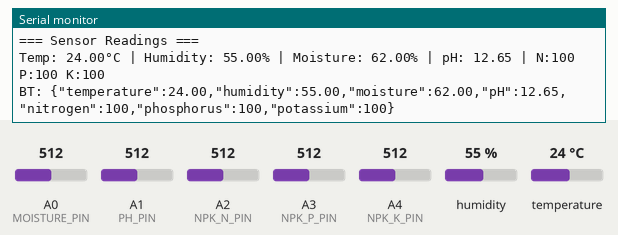
Simulated run of this sketch. Board: Arduino Uno, built with avr-gcc and run on an emulated ATmega328P. Parts: the last lines printed to the serial monitor. Inputs (shaded band) come from the test bench; at power-on: A3 (NPK_P_PIN) = 512, A0 (MOISTURE_PIN) = 512, A1 (PH_PIN) = 512, A2 (NPK_N_PIN) = 512, A4 (NPK_K_PIN) = 512, humidity 55 %, temperature 24 °C.

Above: at 8.8 s.
8.9 s: A3 (NPK_P_PIN) set to 55
At 9.72 s:
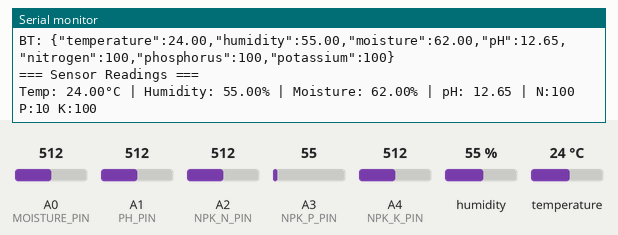
10.6 s: A3 (NPK_P_PIN) set to 47
At 11.8 s:
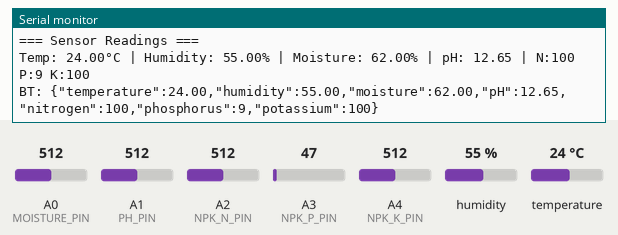
Timing chart, 0 to 13.3 s (numbered marks = the images above; inputs shaded):
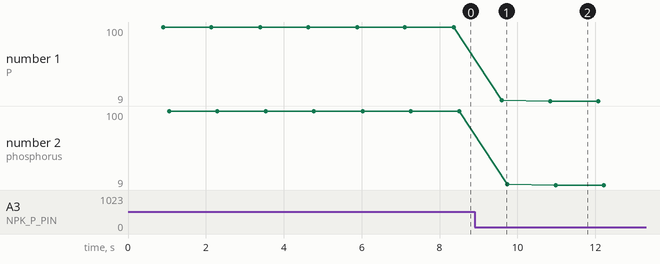

Measured:
- the behaviour switches between 52 and 51 on A3 (NPK_P_PIN) (found by bisection; images 1 and 2)
- after the input at 8.9 s, the serial monitor: prints a new line after 0.70 s (image 1)
- after the input at 10.6 s, the serial monitor: prints a new line after 0.25 s (image 2)
- plotted number 1: 100 → 10 after the input at 8.9 s, 10 → 9 after the input at 10.6 s
- plotted number 2: 100 → 10 after the input at 8.9 s, 10 → 9 after the input at 10.6 s

The sketch:

ARDUINO_CODE_COMPLETE.ino
```cpp
// ==========================================
// Smart Soil Analyzer - Arduino Code
// المحلل الذكي للتربة - كود أردوينو
// ==========================================

#include <DHT.h>
#include <SoftwareSerial.h>

#define DHTPIN 2
#define DHTTYPE DHT11
DHT dht(DHTPIN, DHTTYPE);

#define MOISTURE_PIN A0
#define PH_PIN A1
#define NPK_N_PIN A2
#define NPK_P_PIN A3
#define NPK_K_PIN A4

SoftwareSerial BTSerial(10, 11);

float temperature = 0.0;
float humidity = 0.0;
float moisture = 0;
float pH = 0.0;
int nitrogen = 0;
int phosphorus = 0;
int potassium = 0;

const float PH_CALIBRATION_OFFSET = 0.0;
const float PH_CALIBRATION_SLOPE = -5.70;

void setup() {
  Serial.begin(9600);
  delay(100);

  BTSerial.begin(9600);
  delay(100);

  dht.begin();
  delay(500);

  Serial.println("========================================");
  Serial.println("Smart Soil Analyzer - Initialized");
  Serial.println("محلل التربة الذكي - تم التهيئة");
  Serial.println("========================================\n");
}

void loop() {
  readDHT11();
  readMoisture();
  readPH();
  readNPK();

  printSerialData();
  sendBluetoothData();

  delay(1000);
}

void readDHT11() {
  temperature = dht.readTemperature();
  humidity = dht.readHumidity();

  if (isnan(temperature) || isnan(humidity)) {
    Serial.println("ERROR: DHT11 reading failed!");
    temperature = 0.0;
    humidity = 0.0;
  }
}

void readMoisture() {
  int rawValue = analogRead(MOISTURE_PIN);
  int minValue = 200;
  int maxValue = 1023;

  moisture = map(rawValue, maxValue, minValue, 0, 100);
  moisture = constrain(moisture, 0, 100);
}

void readPH() {
  int rawValue = analogRead(PH_PIN);
  pH = PH_CALIBRATION_SLOPE * (rawValue / 1024.0) + 15.50 + PH_CALIBRATION_OFFSET;
  pH = constrain(pH, 0.0, 14.0);
}

void readNPK() {
  int nRaw = analogRead(NPK_N_PIN);
  int pRaw = analogRead(NPK_P_PIN);
  int kRaw = analogRead(NPK_K_PIN);

  nitrogen = map(nRaw, 0, 1023, 0, 200);
  phosphorus = map(pRaw, 0, 1023, 0, 200);
  potassium = map(kRaw, 0, 1023, 0, 200);
}

void printSerialData() {
  Serial.println("\n=== Sensor Readings ===");
  Serial.print("Temp: ");
  Serial.print(temperature);
  Serial.print("°C | Humidity: ");
  Serial.print(humidity);
  Serial.print("% | Moisture: ");
  Serial.print(moisture);
  Serial.print("% | pH: ");
  Serial.print(pH);
  Serial.print(" | N:");
  Serial.print(nitrogen);
  Serial.print(" P:");
  Serial.print(phosphorus);
  Serial.print(" K:");
  Serial.println(potassium);
}

void sendBluetoothData() {
  String jsonData = "{";
  jsonData += "\"temperature\":" + String(temperature, 2) + ",";
  jsonData += "\"humidity\":" + String(humidity, 2) + ",";
  jsonData += "\"moisture\":" + String(moisture, 2) + ",";
  jsonData += "\"pH\":" + String(pH, 2) + ",";
  jsonData += "\"nitrogen\":" + String(nitrogen) + ",";
  jsonData += "\"phosphorus\":" + String(phosphorus) + ",";
  jsonData += "\"potassium\":" + String(potassium);
  jsonData += "}";

  BTSerial.println(jsonData);
  Serial.print("BT: ");
  Serial.println(jsonData);
}
```
